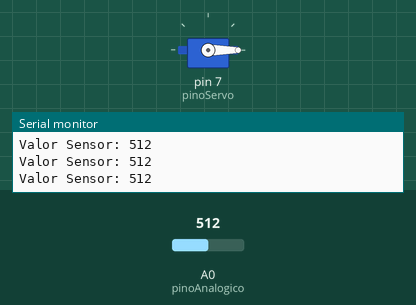
Simulated run of this sketch. Board: Arduino Uno, built with avr-gcc and run on an emulated ATmega328P. Parts: servo, the last lines printed to the serial monitor. The inputs (shaded band) are chosen by the test bench; at power-on: A0 (pinoAnalogico) = 512.

Above: at 1.2 s.
1.3 s: A0 (pinoAnalogico) set to 492
At 2.4 s:
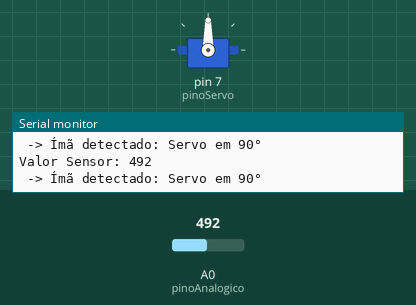
2.8 s: A0 (pinoAnalogico) set to 510
At 3.9 s:
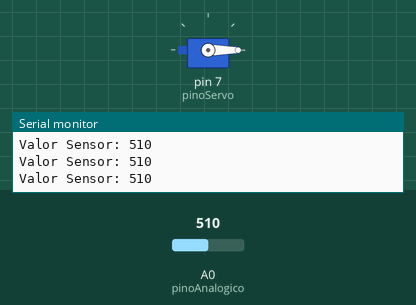
4.3 s: A0 (pinoAnalogico) set to 490
At 5.3 s:
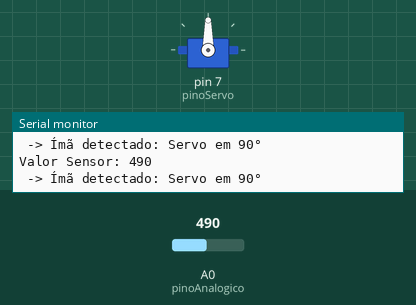
Timing chart, 0 to 7.3 s (numbered marks = the images above; inputs shaded):
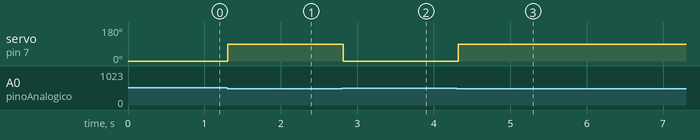

Measured:
- the behaviour switches between 500 and 499 on A0 (pinoAnalogico) (found by bisection; images 0 and 1)
- after the input at 1.3 s, servo on pin 7 (pinoServo): 0° → 90° at once
- after the input at 2.8 s, servo on pin 7 (pinoServo): 90° → 0° at once
- after the input at 4.3 s, servo on pin 7 (pinoServo): 0° → 90° at once

The sketch:

sketch_sensor_magnetico.ino
```cpp
#include <Servo.h>

const int pinoAnalogico = A0;
const int pinoServo = 7;
const int limiar = 500; // Ajuste conforme os testes anteriores

Servo meuServo;
int valorLido = 0;

void setup() {
  Serial.begin(9600);
  meuServo.attach(pinoServo); // Conecta o servo ao pino 9
  meuServo.write(0);          // Inicia o servo na posição 0

  pinMode(pinoAnalogico, INPUT);
  Serial.println("Sistema Servo-Magnetico iniciado...");
}

void loop() {
  valorLido = analogRead(pinoAnalogico);

  Serial.print("Valor Sensor: ");
  Serial.println(valorLido);

  // Lógica: se detectar o ímã, move o servo
  if (valorLido < limiar) {
    meuServo.write(90); // Abre ou move para 90 graus
    Serial.println(" -> Ímã detectado: Servo em 90°");
  } else {
    meuServo.write(0);  // Volta para 0 graus
  }

  delay(100);
}
```
